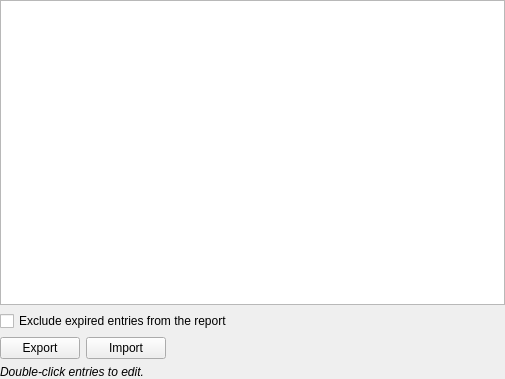
<?xml version="1.0" encoding="UTF-8"?>
<ui version="4.0">
 <class>ReportsWidgetPasskeys</class>
 <widget class="QWidget" name="ReportsWidgetPasskeys">
  <property name="geometry">
   <rect>
    <x>0</x>
    <y>0</y>
    <width>505</width>
    <height>379</height>
   </rect>
  </property>
  <layout class="QVBoxLayout" name="verticalLayout" stretch="0,0,0,0">
   <property name="leftMargin">
    <number>0</number>
   </property>
   <property name="topMargin">
    <number>0</number>
   </property>
   <property name="rightMargin">
    <number>0</number>
   </property>
   <property name="bottomMargin">
    <number>0</number>
   </property>
   <item>
    <widget class="QTableView" name="passkeysTableView">
     <property name="contextMenuPolicy">
      <enum>Qt::CustomContextMenu</enum>
     </property>
     <property name="editTriggers">
      <set>QAbstractItemView::NoEditTriggers</set>
     </property>
     <property name="showDropIndicator" stdset="0">
      <bool>false</bool>
     </property>
     <property name="alternatingRowColors">
      <bool>true</bool>
     </property>
     <property name="selectionBehavior">
      <enum>QAbstractItemView::SelectRows</enum>
     </property>
     <property name="textElideMode">
      <enum>Qt::ElideMiddle</enum>
     </property>
     <property name="sortingEnabled">
      <bool>true</bool>
     </property>
     <attribute name="horizontalHeaderStretchLastSection">
      <bool>true</bool>
     </attribute>
     <attribute name="verticalHeaderVisible">
      <bool>false</bool>
     </attribute>
    </widget>
   </item>
   <item>
    <widget class="QCheckBox" name="excludeExpired">
     <property name="text">
      <string>Exclude expired entries from the report</string>
     </property>
    </widget>
   </item>
   <item>
    <layout class="QHBoxLayout" name="horizontalLayout">
     <item>
      <widget class="QPushButton" name="exportButton">
       <property name="text">
        <string>Export</string>
       </property>
      </widget>
     </item>
     <item>
      <widget class="QPushButton" name="importButton">
       <property name="text">
        <string>Import</string>
       </property>
      </widget>
     </item>
     <item>
      <spacer name="horizontalSpacer">
       <property name="orientation">
        <enum>Qt::Horizontal</enum>
       </property>
       <property name="sizeHint" stdset="0">
        <size>
         <width>40</width>
         <height>20</height>
        </size>
       </property>
      </spacer>
     </item>
    </layout>
   </item>
   <item>
    <widget class="QLabel" name="tipLabel">
     <property name="font">
      <font>
       <italic>true</italic>
      </font>
     </property>
     <property name="text">
      <string>Double-click entries to edit.</string>
     </property>
    </widget>
   </item>
  </layout>
 </widget>
 <tabstops>
  <tabstop>excludeExpired</tabstop>
 </tabstops>
 <resources/>
 <connections/>
</ui>
